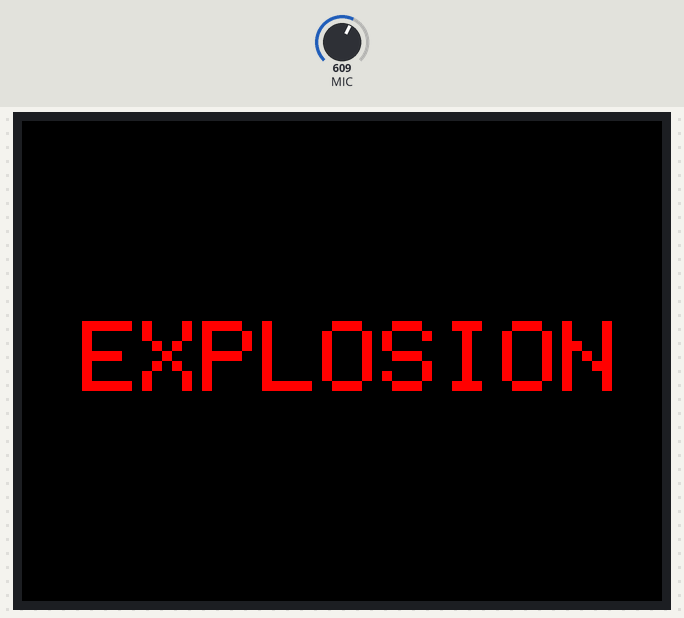
Bench run of a sketch on a simulated Seeed Wio Terminal. Parts: 320×240 colour display. Inputs (shaded band) come from the test bench; at power-on: MIC = 512.

1.4 s: MIC set to 590
2.9 s: MIC set to 609
Above: at 3.3 s.
Timing chart, 0 to 5.9 s (numbered marks = the images above; inputs shaded):
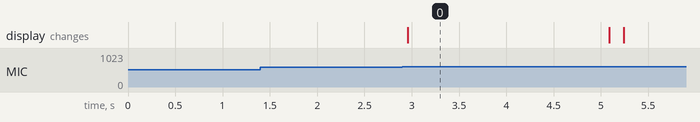

Measured:
- after the input at 1.4 s, every drawn part: stays the same
- after the input at 2.9 s, the display: changes after 0.06 s (image 0)
- what the display in image 0 shows lasts 2.1 s, from 3.0 s to 5.1 s

The sketch:

audio.ino
```cpp
#include "TFT_eSPI.h"

TFT_eSPI tft;
TFT_eSprite spr = TFT_eSprite(&tft);


void setup() {
  pinMode(WIO_MIC, INPUT);
  tft.begin();
  tft.setRotation(3);
  spr.createSprite(TFT_HEIGHT, TFT_WIDTH);
}

void loop() {
  spr.fillSprite(TFT_BLACK);
  tft.setTextSize(5);
  tft.setTextColor(TFT_RED);

  int val = analogRead(WIO_MIC);
  if (val > 600) {
    tft.drawString("EXPLOSION", 30, 100);
    delay(2000);
  }

  spr.pushSprite(0,0);
  delay(50);
}
```
